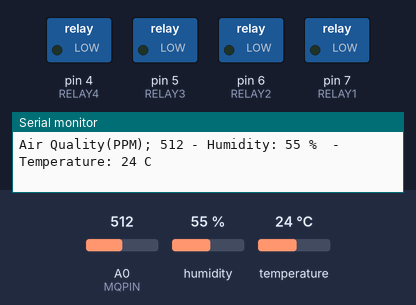
This sketch was run on a simulated Arduino Uno, built with avr-gcc and run on an emulated ATmega328P. Shown: switched loads named in the sketch (green lamp = pin HIGH), the last lines printed to the serial monitor. The test bench sets the inputs (shaded band); at power-on: humidity 55 %, A0 (MQPIN) = 512, temperature 24 °C.

Above: at 5.8 s.
5.9 s: humidity set to 79 %
9.3 s: humidity set to 82 %
At 11.0 s:
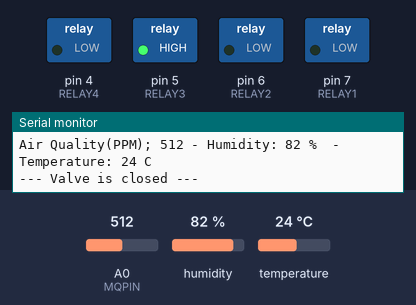
11.3 s: A0 (MQPIN) set to 13
13.5 s: A0 (MQPIN) set to 10
At 15.1 s:
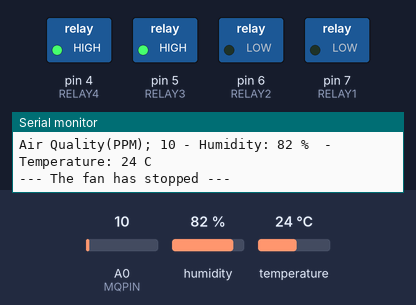
15.4 s: A0 (MQPIN) set to 122
At 17.6 s:
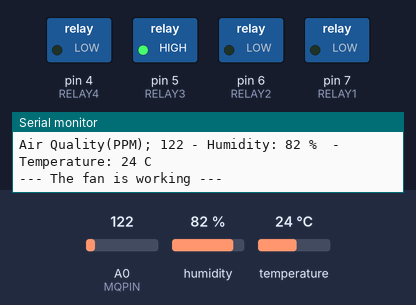
17.9 s: A0 (MQPIN) set to 0
At 20.1 s:
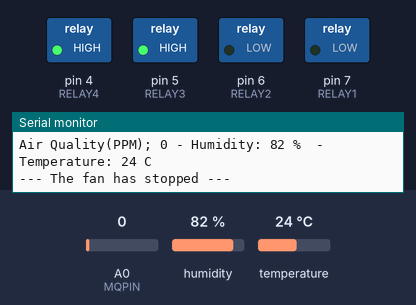
Timing chart, 0 to 21.5 s (numbered marks = the images above; inputs shaded):
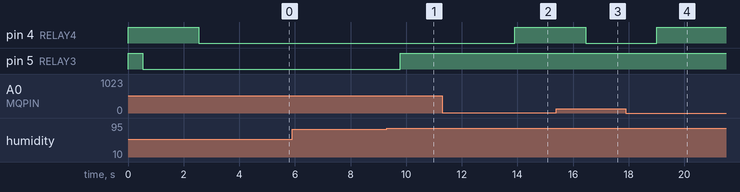

Measured:
- the behaviour switches between 80 and 81 % on humidity (found by bisection; images 0 and 1)
- the behaviour switches between 12 and 11 on A0 (MQPIN) (found by bisection; images 1 and 2)
- after the input at 9.3 s, pin 5 (RELAY3): LOW → HIGH after 0.49 s
- after the input at 13.5 s, pin 4 (RELAY4): LOW → HIGH after 0.41 s
- after the input at 15.4 s, pin 4 (RELAY4): HIGH → LOW after 1.1 s
- after the input at 17.9 s, pin 4 (RELAY4): LOW → HIGH after 1.1 s

The sketch:

mushroom_tent.ino
```cpp
/*
 * This code controls the lighting, humidification and air quality
 * of the mushroom tent.
 *
 * A four-channel relay module is used.(LOW activates the relay)
 * Relay1 and Relay2 are used in parallel for extra current capacity
 * DHT11 is used for humidity and temperature reading.
 * MQ-135 is used to determine air quality.(has 20s of preheat duration)
 *
 */

#include <dht11.h>

#define DHT11_PIN 2  // Data pin of DHT11
#define RELAY1 7     // Defining pins for the four-channel relay module
#define RELAY2 6
#define RELAY3 5
#define RELAY4 4
#define MQPIN A0     // MQ-135 pin

int lights = 0;  // State of the lights; 1=On, 0=Off

int humid;  // Variable to store humidity (May not be necessary)
int temp;   // Variable to store temperature (May not be necessary)
int valve_state = 0;
int fan_state = 0;
int ppm;  // Variable to store MQ-135 sensor reading

unsigned long light_on_time = 12;   // Led lighting on time duration in hours
unsigned long light_off_time = 12;  // Led lighting off time duration in hours
int desiredHumidity = 75;      // Desired value of the humidity
int desiredHumidityError = 5;  // Plus/Minus range in huumidity
int desiredPPM = 20;      // Desired air quality (lower is better)
int desiredPPMerror = 8;  // Desired air quality error
unsigned long current_time = 0;   // This variable will store the current time
unsigned long previous_time = 0;  // This variable will store the previous time

dht11 DHT11;

void setup()
{
  Serial.begin(9600);
  pinMode(RELAY1, OUTPUT);  // Define relay pins as output
  pinMode(RELAY2, OUTPUT);
  pinMode(RELAY3, OUTPUT);
  pinMode(RELAY4, OUTPUT);
  digitalWrite(RELAY1, LOW);  // Initial states of all the relays
  digitalWrite(RELAY2, LOW);
  digitalWrite(RELAY3, HIGH);
  digitalWrite(RELAY4, HIGH);
  //delay(20000);  // 20s delay for MQ-135 to preheat
}

void loop()
{
  delay(500);  // Slow down the program
  int chk = DHT11.read(DHT11_PIN);
  ppm = analogRead(MQPIN);   // Store air quality value
  humid = DHT11.humidity;    // Store humidity
  temp = DHT11.temperature;  // Store temperature
  Serial.print("Air Quality(PPM); ");
  Serial.print(ppm);
  display_HumidTemp();  // Function that (serial)prints humidity and temperature


  /* Lighting Control */
  current_time = millis();
  if (current_time > previous_time + light_off_time*3600000  && lights == 0)   // If led lighting off time duration
                                                                               // has been completed, turn the lights on
  {
    digitalWrite(RELAY1, HIGH);  // Turn on the lights (deactivate the relay)
    digitalWrite(RELAY2, HIGH);
    Serial.println("--- Lights are turned ON ---");
    lights = 1;
    previous_time = current_time;  // Store the time when the lights are turned on
    delay(2000);
  }
  if (current_time > previous_time + light_on_time*3600000  && lights == 1)   // If led lighting on time duration
                                                                              // has been completed, turn the lights off
  {
    digitalWrite(RELAY1, LOW);  // Turn off the lights
    digitalWrite(RELAY2, LOW);
    Serial.println("--- Lights are turned OFF ---");
    lights = 0;
    previous_time = current_time;  // Store the time when the lights are turned off
    delay(2000);
  }


  /* Humidity Control */
  if (humid < desiredHumidity - desiredHumidityError && valve_state == 0)  // If the humidity is below a certain value and
                                                                           // the valve is not already open, open the valve
  {
    digitalWrite(RELAY3,LOW);  // This will activate the Relay3 (open the valve)
    Serial.println("--- Valve is opened ---");
    valve_state = 1;
    delay(2000);
  }
  if (humid > desiredHumidity + desiredHumidityError && valve_state == 1)  // If the humidity is above a certain value and
                                                                           // the valve is open, close the valve
  {
    digitalWrite(RELAY3,HIGH); // This will de-activate the Relay3 (close the valve)
    Serial.println("--- Valve is closed ---");
    valve_state = 0;
    delay(2000);
  }


  /* Air Quality Control */
  if (ppm > desiredPPM + desiredPPMerror && fan_state == 0)
  {
    digitalWrite(RELAY4,LOW); // This will activate the Relay4 (turn on the fan)
    Serial.println("--- The fan is working ---");
    fan_state = 1;
    delay(2000);
  }
  if (ppm < desiredPPM - desiredPPMerror && fan_state == 1)
  {
    digitalWrite(RELAY4,HIGH); // This will de-activate the Relay4 (turn off the fan)
    Serial.println("--- The fan has stopped ---");
    fan_state = 0;
    delay(2000);
  }
}


void display_HumidTemp()  // Function that (serial)prints humidity and temperature
{
  Serial.print(" - Humidity: ");
  Serial.print(humid);
  Serial.print(" %  -  ");
  Serial.print("Temperature: ");
  Serial.print(temp);
  Serial.println(" C");
}
```
